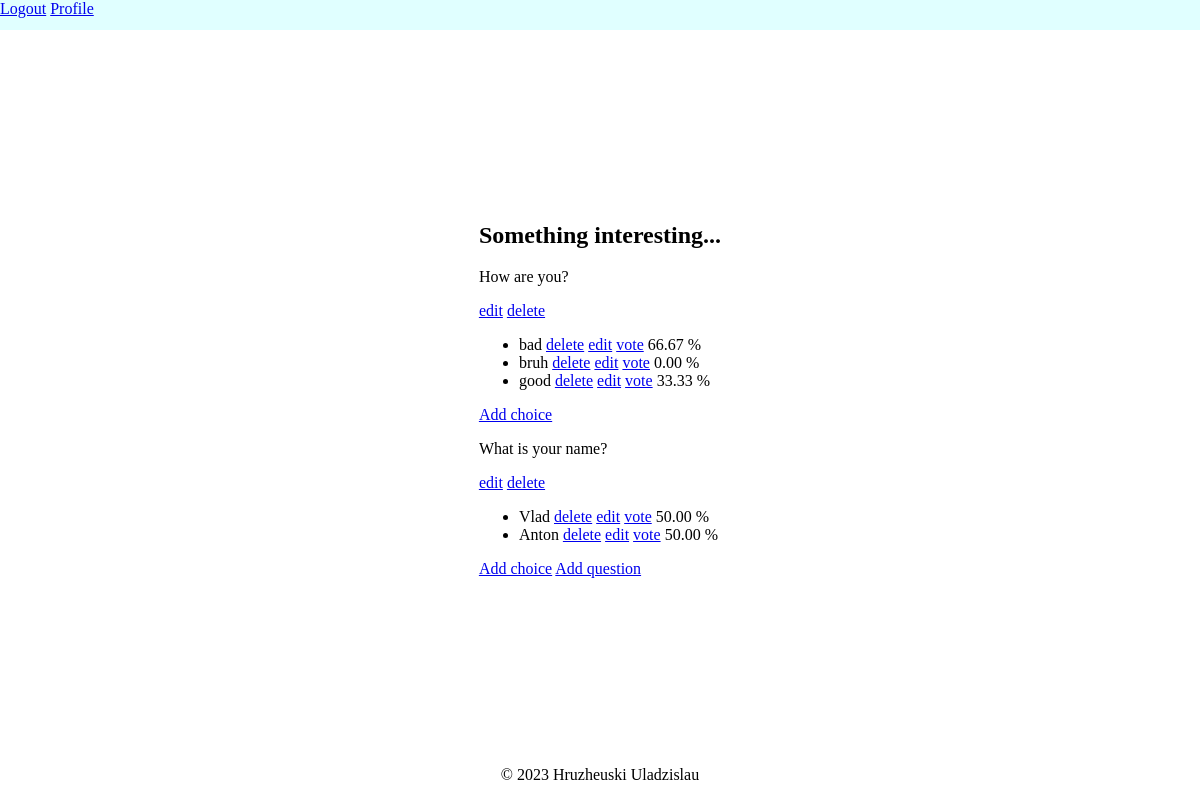
Page /poll/1/ (signed in) on the committed database.
### polls/models.py (models this page shows, shortened)
class Poll(models.Model):
    poll_text = models.CharField(max_length=200)
    creator = models.ForeignKey(User, on_delete=models.CASCADE)
    pub_date = models.DateTimeField(auto_now_add=True)
    def __str__(self):
        return self.poll_text

class Question(models.Model):
    question_text = models.CharField(max_length=200)
    poll = models.ForeignKey(Poll, on_delete=models.CASCADE)
    def __str__(self):
        return self.question_text

class Choice(models.Model):
    choice_text = models.CharField(max_length=100)
    question = models.ForeignKey(Question, on_delete=models.CASCADE)
    @property
    def get_percent(self):
        count_votes = Vote.objects.filter(choice__question=self.question).count()
        return f'{self.vote_set.count() / count_votes * 100:.2f} %' if count_votes != 0 else ''
    def __str__(self):
        return self.choice_text

### polls/views.py (the view)
# urls.py: path('poll/<int:poll_id>/', login_required(ShowPoll.as_view()), name='show_poll'),
class ShowPoll(DetailView):
    model = Poll
    template_name = 'polls/show_poll.html'
    pk_url_kwarg = 'poll_id'

### polls/templates/polls/show_poll.html
{% extends "polls/base.html" %}
{% load crispy_forms_filters %}
{% block content %}
<div class="container">
    <div class="content-section">
        <h2> {{ poll }}</h2>
        {% for question in poll.question_set.all %}
            <p>{{ question }}</p>
            {% if user == poll.creator %}
                <a href="{% url 'edit_question' question.id %}">edit</a>
                <a href="{% url 'delete_question' question.id%}">delete</a>
            {% endif %}
            <ul>
                {% for choice in question.choice_set.all %}
                    <li>
                        {{ choice }}
                        {% if user == poll.creator %}
                            <a href="{% url 'delete_choice' choice.id%}">delete</a>
                            <a href="{% url 'edit_choice' choice.id%}">edit</a>
                        {% endif %}
                        <a href="{% url 'vote' choice.id%}">vote</a>
                        {{ choice.get_percent }}
                    </li>
                {% endfor %}
            </ul>
            {% if user == poll.creator %}
                <a href="{% url 'create_choice' question.id %}">Add choice</a>
            {% endif %}
        {% endfor %}
        {% if user == poll.creator %}
            <a href="{% url 'create_question' poll.id %}">Add question</a>
        {% endif %}
    </div>
</div>
{% endblock content %}

### polls/static/polls/css/style.css (style rules this page uses)
html, body { height: 100%; width: 100%; }
body { min-height: 100vh; margin:0; display:flex; flex-direction:column; }
.container { height: 90%; display: flex; align-items: center; justify-content: center; }

### rows in the picture
Poll: poll_text "Something interesting..."
Question: question_text "How are you?"
Choice: choice_text "bad", get_percent "66.67 %"
Choice: choice_text "bruh", get_percent "0.00 %"
Choice: choice_text "good", get_percent "33.33 %"
Question: question_text "What is your name?"
Choice: choice_text "Vlad", get_percent "50.00 %"
Choice: choice_text "Anton", get_percent "50.00 %"
